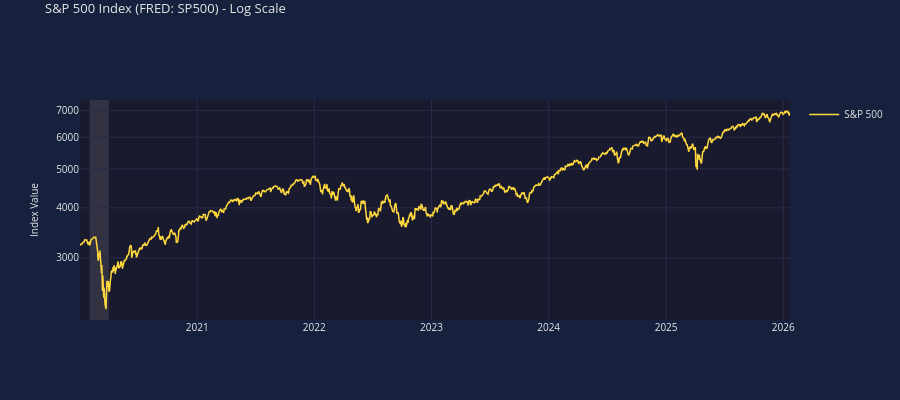

The cell this chart's notebook holds for it:
### Markdown cell above
## 3. Logarithmic Scale Chart

Stock prices often look better on a log scale to show percentage changes more accurately.

### Code cell
# S&P 500 on log scale - perfect for showing long-term growth
chart = EconChart(num_rows=1, height=400)
chart.add_line(row=1, x=sp500_dates, y=sp500_values, name='S&P 500', color='gold')
chart.set_yaxis(row=1, title='Index Value', scale_type='log')
chart.set_title('S&P 500 Index (FRED: SP500) - Log Scale')
chart.enable_unified_spikeline()
chart.show()

### Figure 1 — Plotly figure (JSON) as saved in the notebook; plotly's stock layout.template omitted (floating-point values rounded to 4 significant figures; data arrays with more than 128 entries replaced by an {"elided": "..."} marker saying what was removed)
{"data": [{"line": {"color": "#ffd93d", "width": 1.5}, "name": "S&P 500", "showlegend": true, "type": "scatter", "visible": true, "x": {"elided": "1522 str values"}, "xaxis": "x", "y": {"elided": "1522 float values"}, "yaxis": "y"}], "layout": {"font": {"color": "#e8e8e8", "size": 10}, "height": 400, "hoverlabel": {"bgcolor": "#16213e", "font": {"color": "#e8e8e8", "size": 11}}, "hovermode": "x unified", "paper_bgcolor": "#16213e", "plot_bgcolor": "#1a1a2e", "shapes": [{"fillcolor": "#b8b8b8", "layer": "below", "line": {"width": 0}, "opacity": 0.15, "type": "rect", "x0": "2020-02-01T00:00:00", "x1": "2020-04-01T00:00:00", "xref": "x", "y0": 0, "y1": 1, "yref": "y domain"}], "title": {"font": {"color": "#e8e8e8", "size": 13}, "text": "S&P 500 Index (FRED: SP500) - Log Scale", "y": 0.99, "yanchor": "top"}, "xaxis": {"anchor": "y", "domain": [0, 1], "gridcolor": "#2a2a4a", "range": ["2020-01-02T00:00:00", "2026-01-22T00:00:00"], "showspikes": true, "spikecolor": "rgba(255, 255, 255, 0.5)", "spikedash": "dot", "spikemode": "across", "spikesnap": "cursor", "spikethickness": 1}, "yaxis": {"anchor": "x", "domain": [0, 1], "gridcolor": "#2a2a4a", "title": {"font": {"color": "#e8e8e8", "size": 10}, "text": "Index Value"}, "type": "log"}}}
